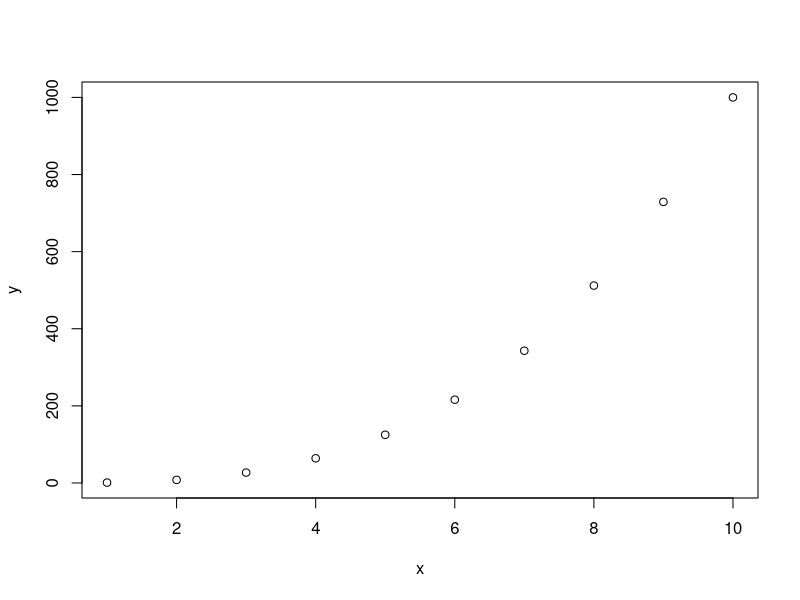

This figure's R source:
Power3=function(x,a){
  rc <- x^a
  return(rc)
}

library(purrr)

PlotPower=function(x, into_power){
  y <- map (x,function(x) Power3(x,into_power))
  plot(x,y)
}

PlotPower(1:10,3)

# Normal Gaussian
ProbabilityDensityFunction <- function(x, μ, σ){
  (sqrt(2*pi)*σ)^-1*exp(-(2*σ^2)^-1*(x-μ))
}

σ <- sqrt(36) # 

# issued a dividend
π_1 <- .8
μ_1 <- 10

# didn't issue a dividend
π_0 <- .2
μ_0 <- 0


# probabilities for issue - 1 no-issue - 0
x <- 4
probablilityOfIssue <- (π_1*ProbabilityDensityFunction(4,μ_1,σ))/(π_1*ProbabilityDensityFunction(4,μ_1,σ) + π_0*ProbabilityDensityFunction(4,μ_0,σ))
probablilityOfNonIssue <- (π_0*ProbabilityDensityFunction(4,μ_0,σ))/(π_1*ProbabilityDensityFunction(4,μ_1,σ) + π_0*ProbabilityDensityFunction(4,μ_0,σ))

print("For X == 4 ")
print("Probablility Of Issue: ")
print(probablilityOfIssue)
print("Probablility Of Non Issue: ")
print(probablilityOfNonIssue)


rd <- c(12,23,43,55,33,88,99)
sd(rd)
t(t(rd))


a <- c(9.6,11.4,9.5,6.8,9.8,13.9)
sd(a)
summary(a)
b <- c(7.5,6.3, 6.1, 7.3)
summary(b)
sd(b)

x <- 8.4
(ldA <- x * 10.167/(sd(a)^2) - 10.167^2/(2*sd(a)^2) + log(.6))
(ldB <- x * 6.80/(sd(a)^2) - 6.80^2/(2*sd(a)^2) + log(.6))
